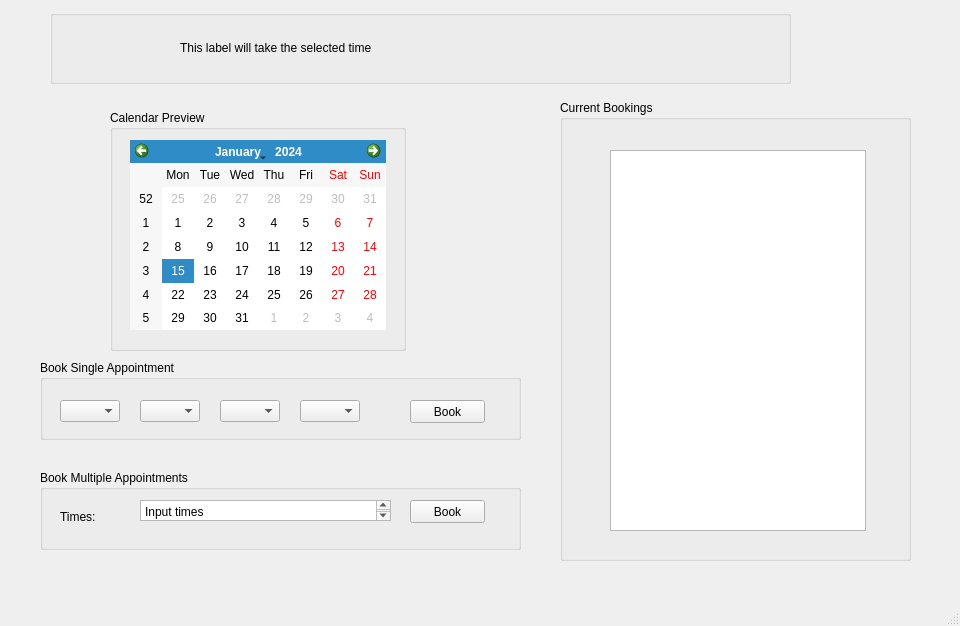
<?xml version="1.0" encoding="UTF-8"?>
<ui version="4.0">
 <class>MainWindow</class>
 <widget class="QMainWindow" name="MainWindow">
  <property name="geometry">
   <rect>
    <x>0</x>
    <y>0</y>
    <width>960</width>
    <height>626</height>
   </rect>
  </property>
  <property name="windowTitle">
   <string>MainWindow</string>
  </property>
  <widget class="QWidget" name="centralwidget">
   <widget class="QGroupBox" name="groupBox">
    <property name="geometry">
     <rect>
      <x>110</x>
      <y>110</y>
      <width>296</width>
      <height>241</height>
     </rect>
    </property>
    <property name="title">
     <string>Calendar Preview</string>
    </property>
    <widget class="QCalendarWidget" name="calendarWidget">
     <property name="geometry">
      <rect>
       <x>20</x>
       <y>30</y>
       <width>256</width>
       <height>190</height>
      </rect>
     </property>
     <property name="sizePolicy">
      <sizepolicy hsizetype="Expanding" vsizetype="Expanding">
       <horstretch>0</horstretch>
       <verstretch>0</verstretch>
      </sizepolicy>
     </property>
    </widget>
   </widget>
   <widget class="QGroupBox" name="groupBox_2">
    <property name="geometry">
     <rect>
      <x>50</x>
      <y>10</y>
      <width>741</width>
      <height>74</height>
     </rect>
    </property>
    <property name="title">
     <string/>
    </property>
    <widget class="QLabel" name="label">
     <property name="geometry">
      <rect>
       <x>130</x>
       <y>30</y>
       <width>531</width>
       <height>16</height>
      </rect>
     </property>
     <property name="text">
      <string>This label will take the selected time</string>
     </property>
    </widget>
   </widget>
   <widget class="QGroupBox" name="groupBox_3">
    <property name="geometry">
     <rect>
      <x>560</x>
      <y>100</y>
      <width>351</width>
      <height>461</height>
     </rect>
    </property>
    <property name="title">
     <string>Current Bookings</string>
    </property>
    <widget class="QListView" name="Bookings">
     <property name="geometry">
      <rect>
       <x>50</x>
       <y>50</y>
       <width>256</width>
       <height>381</height>
      </rect>
     </property>
    </widget>
   </widget>
   <widget class="QGroupBox" name="groupBox_4">
    <property name="geometry">
     <rect>
      <x>40</x>
      <y>360</y>
      <width>481</width>
      <height>80</height>
     </rect>
    </property>
    <property name="sizePolicy">
     <sizepolicy hsizetype="Expanding" vsizetype="Preferred">
      <horstretch>0</horstretch>
      <verstretch>0</verstretch>
     </sizepolicy>
    </property>
    <property name="title">
     <string>Book Single Appointment</string>
    </property>
    <widget class="QComboBox" name="comboBox">
     <property name="geometry">
      <rect>
       <x>20</x>
       <y>40</y>
       <width>60</width>
       <height>22</height>
      </rect>
     </property>
     <property name="sizePolicy">
      <sizepolicy hsizetype="Expanding" vsizetype="Expanding">
       <horstretch>0</horstretch>
       <verstretch>0</verstretch>
      </sizepolicy>
     </property>
    </widget>
    <widget class="QComboBox" name="comboBox_2">
     <property name="geometry">
      <rect>
       <x>100</x>
       <y>40</y>
       <width>60</width>
       <height>22</height>
      </rect>
     </property>
     <property name="sizePolicy">
      <sizepolicy hsizetype="Expanding" vsizetype="Expanding">
       <horstretch>0</horstretch>
       <verstretch>0</verstretch>
      </sizepolicy>
     </property>
    </widget>
    <widget class="QComboBox" name="comboBox_3">
     <property name="geometry">
      <rect>
       <x>180</x>
       <y>40</y>
       <width>60</width>
       <height>22</height>
      </rect>
     </property>
     <property name="sizePolicy">
      <sizepolicy hsizetype="Expanding" vsizetype="Expanding">
       <horstretch>0</horstretch>
       <verstretch>0</verstretch>
      </sizepolicy>
     </property>
    </widget>
    <widget class="QComboBox" name="comboBox_4">
     <property name="geometry">
      <rect>
       <x>260</x>
       <y>40</y>
       <width>60</width>
       <height>22</height>
      </rect>
     </property>
     <property name="sizePolicy">
      <sizepolicy hsizetype="Expanding" vsizetype="Expanding">
       <horstretch>0</horstretch>
       <verstretch>0</verstretch>
      </sizepolicy>
     </property>
    </widget>
    <widget class="QPushButton" name="pushButton">
     <property name="geometry">
      <rect>
       <x>370</x>
       <y>40</y>
       <width>75</width>
       <height>23</height>
      </rect>
     </property>
     <property name="sizePolicy">
      <sizepolicy hsizetype="Expanding" vsizetype="Expanding">
       <horstretch>0</horstretch>
       <verstretch>0</verstretch>
      </sizepolicy>
     </property>
     <property name="text">
      <string>Book</string>
     </property>
    </widget>
   </widget>
   <widget class="QGroupBox" name="groupBox_5">
    <property name="geometry">
     <rect>
      <x>40</x>
      <y>470</y>
      <width>481</width>
      <height>80</height>
     </rect>
    </property>
    <property name="title">
     <string>Book Multiple Appointments</string>
    </property>
    <widget class="QPushButton" name="pushButton_2">
     <property name="geometry">
      <rect>
       <x>370</x>
       <y>30</y>
       <width>75</width>
       <height>23</height>
      </rect>
     </property>
     <property name="text">
      <string>Book</string>
     </property>
    </widget>
    <widget class="QLabel" name="label_2">
     <property name="geometry">
      <rect>
       <x>20</x>
       <y>40</y>
       <width>47</width>
       <height>14</height>
      </rect>
     </property>
     <property name="text">
      <string>Times:</string>
     </property>
    </widget>
    <widget class="QPlainTextEdit" name="plainTextEdit">
     <property name="geometry">
      <rect>
       <x>100</x>
       <y>30</y>
       <width>251</width>
       <height>21</height>
      </rect>
     </property>
     <property name="plainText">
      <string>Input times</string>
     </property>
    </widget>
   </widget>
  </widget>
  <widget class="QStatusBar" name="statusbar"/>
 </widget>
 <resources/>
 <connections/>
</ui>
